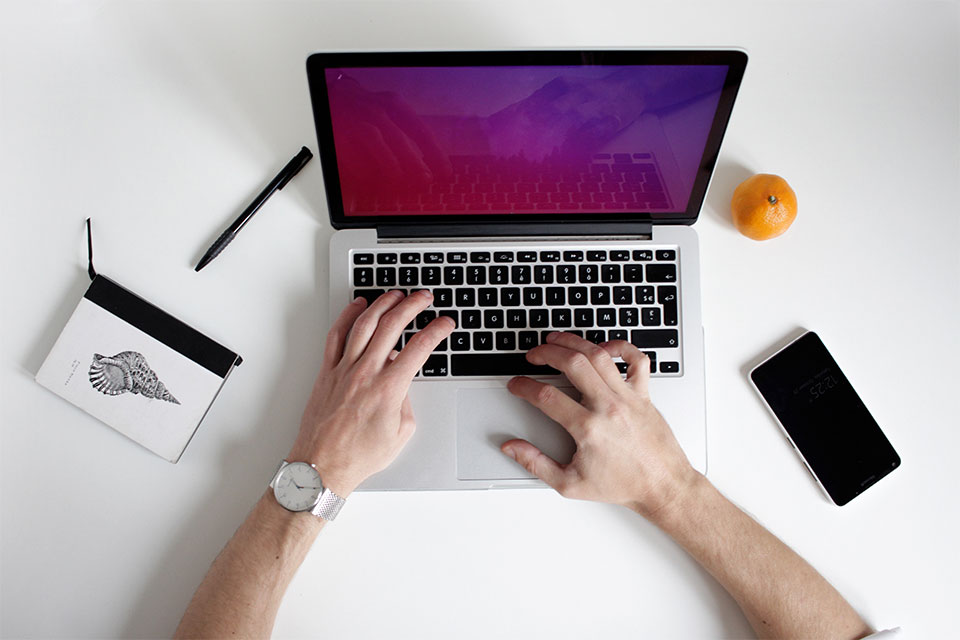
#> input picture UI_UX/images/bg-title-01.jpg, 960 x 640 px
$ python -i ripeness_algorithms.py   (imports and definitions only)
#> lines starting #> are read from the running program, lines starting #| are printed output that depends on the picture; after the words box and inside, x2 and y2 are one past the last pixel; in counts of white or black regions, pixels touching at a corner belong together
#> further down, picture is the input picture: shape (640, 960, 3); mean B, G, R 172.6, 167.9, 179.3
import cv2

import numpy as np

import time


def extract_fruit_foreground(img):


    mask = np.zeros(img.shape[:2], np.uint8)

    bgdModel = np.zeros((1,65), np.float64)

    fgdModel = np.zeros((1,65), np.float64)


    h, w = img.shape[:2]
#> h = 640; w = 960

    margin_x = int(w * 0.05)
#> margin_x = 48

    margin_y = int(h * 0.05)
#> margin_y = 32

    rect = (margin_x, margin_y, w - 2*margin_x, h - 2*margin_y)
#> rect = (48, 32, 864, 576)


    cv2.grabCut(img, mask, rect, bgdModel, fgdModel, 5, cv2.GC_INIT_WITH_RECT)

    mask2 = np.where((mask==2)|(mask==0), 0, 1).astype('uint8')


    kernel = np.ones((5,5), np.uint8)

    mask2 = cv2.morphologyEx(mask2, cv2.MORPH_CLOSE, kernel, iterations=2)

    mask2 = cv2.morphologyEx(mask2, cv2.MORPH_OPEN, kernel, iterations=1)


    return mask2 * 255


def segment_roi_enhanced(roi_img):


    mask = extract_fruit_foreground(roi_img)
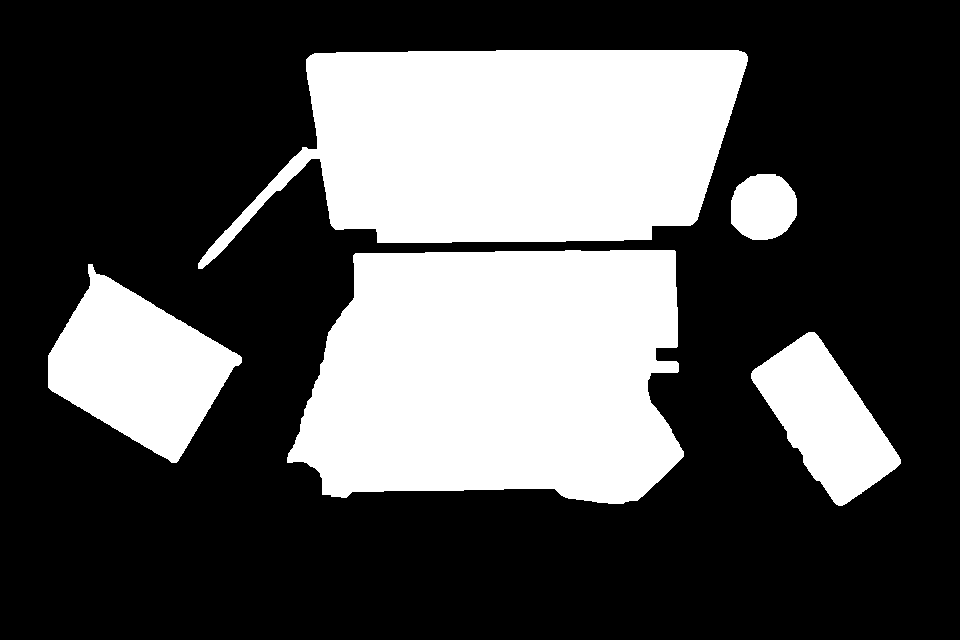
#> mask: shape (640, 960); 32.4% white; 5 white regions


    contours, hierarchy = cv2.findContours(mask, cv2.RETR_CCOMP, cv2.CHAIN_APPROX_SIMPLE)
#> contours = 5 contours; box (x1, y1, x2, y2) and area: (287, 250, 684, 504) 83178, (198, 50, 748, 269) 76870, (48, 264, 242, 463) 20622, (751, 332, 901, 506) 12874, (731, 174, 797, 240) 3443


    final_mask = np.zeros_like(mask)

    if contours:


        for i, contour in enumerate(contours):


            if cv2.contourArea(contour) > (roi_img.shape[0] * roi_img.shape[1] * 0.01):

                cv2.drawContours(final_mask, [contour], -1, 255, thickness=cv2.FILLED)
#> this loop made 5 passes
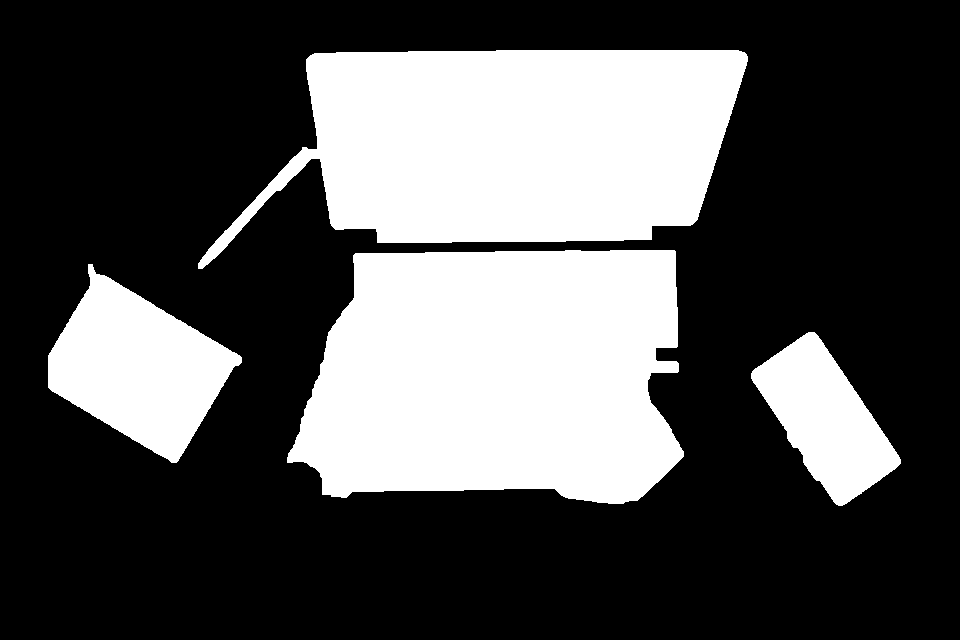
#> final_mask: shape (640, 960); 31.8% white; 4 white regions, box (x1, y1, x2, y2) and area: (287, 250, 684, 504) 83787, (198, 50, 748, 269) 77581, (48, 264, 242, 463) 20882, (751, 332, 901, 506) 13075


    return final_mask


from fruit_ripeness.codes.ripeness_assessment import (

    extract_hsv_features_roi,

    extract_lab_features_roi,

    classify_ripeness_hsv,

    classify_ripeness_lab

)

>>> import cv2
>>> picture = cv2.imread('../UI_UX/images/bg-title-01.jpg')
>>> result = segment_roi_enhanced(picture)

$ run again, on UI_UX/images/bg-title-02.jpg
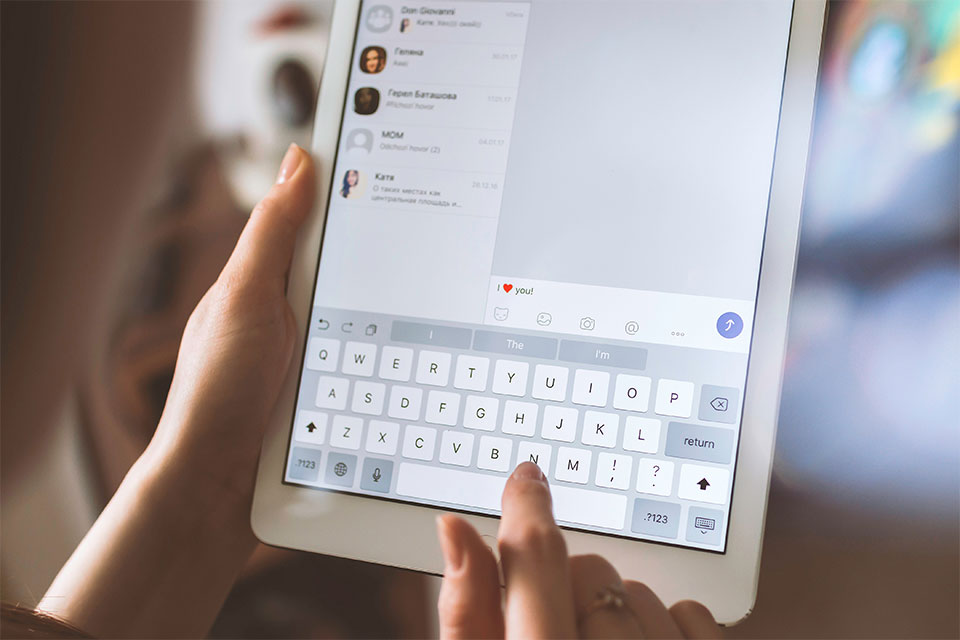
#> input picture UI_UX/images/bg-title-02.jpg, 960 x 640 px
#> picture is the input picture: shape (640, 960, 3); mean B, G, R 153.4, 151.8, 159.1
#> in segment_roi_enhanced, `mask = extract_fruit_foreground(roi_img)`:
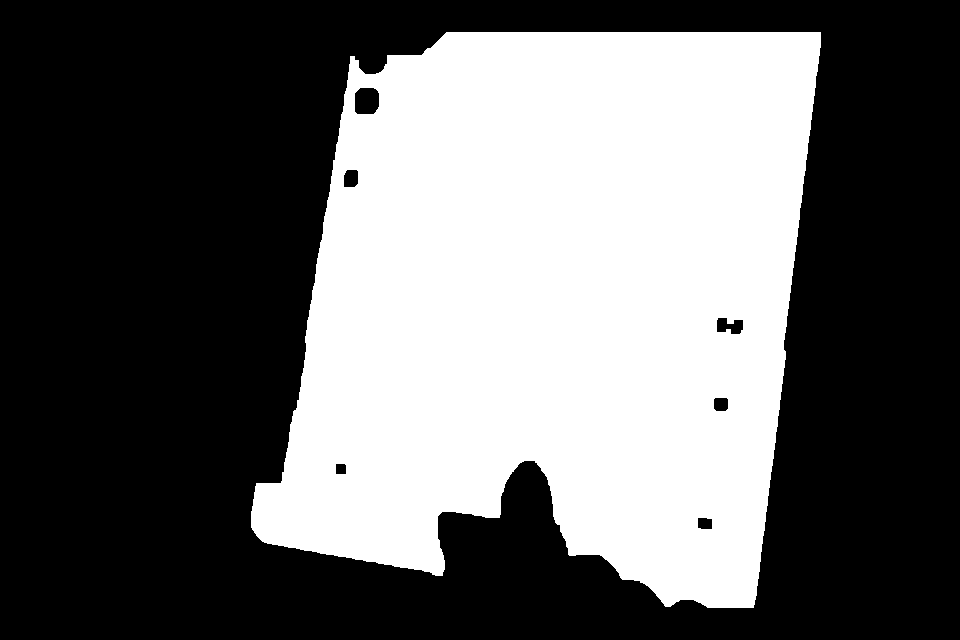
#> mask: shape (640, 960); 40.4% white; 1 white region
#> contours = 7 contours; box (x1, y1, x2, y2) and area: (251, 32, 821, 608) 248380, (354, 87, 380, 115) 616, (716, 317, 744, 335) 346, (343, 169, 359, 188) 248, (713, 397, 729, 412) 197, (697, 517, 713, 530) 169, (335, 463, 347, 475) 118
#> the loop in segment_roi_enhanced, `for i, contour in enumerate(contours):   ` made 7 passes
#> after the loop in segment_roi_enhanced, `for i, contour in enumerate(contours):`:
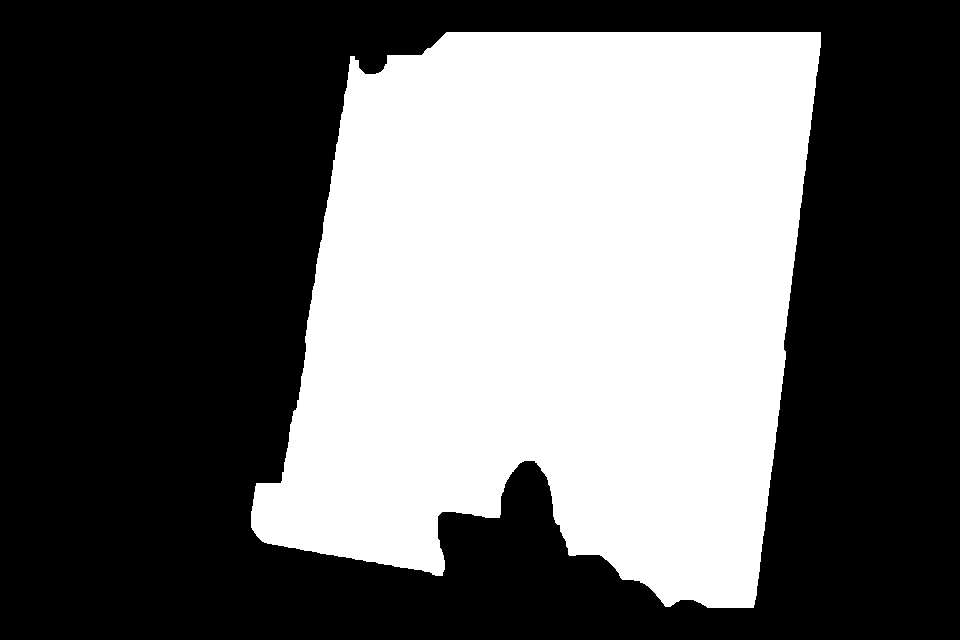
#> final_mask: shape (640, 960); 40.6% white; 1 white region, box (x1, y1, x2, y2) and area: (251, 32, 821, 608) 249502
